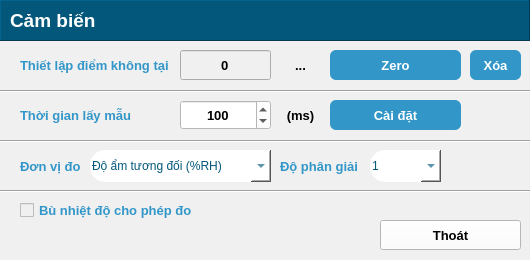
<?xml version="1.0" encoding="UTF-8"?>
<ui version="4.0">
 <class>FrmDeviceConfig</class>
 <widget class="QMainWindow" name="FrmDeviceConfig">
  <property name="geometry">
   <rect>
    <x>0</x>
    <y>0</y>
    <width>530</width>
    <height>260</height>
   </rect>
  </property>
  <property name="windowTitle">
   <string>MainWindow</string>
  </property>
  <property name="styleSheet">
   <string notr="true">background-color: rgb(240,240, 240);</string>
  </property>
  <widget class="QWidget" name="centralwidget">
   <widget class="QPushButton" name="pushButton_cancel">
    <property name="geometry">
     <rect>
      <x>380</x>
      <y>220</y>
      <width>141</width>
      <height>30</height>
     </rect>
    </property>
    <property name="font">
     <font>
      <pointsize>10</pointsize>
      <bold>true</bold>
     </font>
    </property>
    <property name="styleSheet">
     <string notr="true">background-color: rgb(255, 255, 255);</string>
    </property>
    <property name="text">
     <string>Thoát</string>
    </property>
   </widget>
   <widget class="Line" name="line">
    <property name="geometry">
     <rect>
      <x>0</x>
      <y>140</y>
      <width>530</width>
      <height>3</height>
     </rect>
    </property>
    <property name="orientation">
     <enum>Qt::Horizontal</enum>
    </property>
   </widget>
   <widget class="QLabel" name="label_11">
    <property name="geometry">
     <rect>
      <x>20</x>
      <y>105</y>
      <width>121</width>
      <height>20</height>
     </rect>
    </property>
    <property name="font">
     <font>
      <pointsize>10</pointsize>
      <bold>true</bold>
     </font>
    </property>
    <property name="styleSheet">
     <string notr="true">color: rgb(50, 150, 200);</string>
    </property>
    <property name="text">
     <string>Thời gian lấy mẫu</string>
    </property>
   </widget>
   <widget class="QSpinBox" name="spinBox_sampleTime">
    <property name="geometry">
     <rect>
      <x>180</x>
      <y>100</y>
      <width>91</width>
      <height>30</height>
     </rect>
    </property>
    <property name="font">
     <font>
      <pointsize>10</pointsize>
      <bold>true</bold>
     </font>
    </property>
    <property name="styleSheet">
     <string notr="true">background-color: rgb(255, 255, 255);</string>
    </property>
    <property name="alignment">
     <set>Qt::AlignCenter</set>
    </property>
    <property name="minimum">
     <number>1</number>
    </property>
    <property name="maximum">
     <number>65535</number>
    </property>
    <property name="value">
     <number>100</number>
    </property>
   </widget>
   <widget class="QToolButton" name="toolButton_setSampleTime">
    <property name="geometry">
     <rect>
      <x>330</x>
      <y>100</y>
      <width>131</width>
      <height>30</height>
     </rect>
    </property>
    <property name="font">
     <font>
      <pointsize>10</pointsize>
      <bold>true</bold>
     </font>
    </property>
    <property name="styleSheet">
     <string notr="true">QToolButton{
color: rgb(255, 255, 255);
background-color: rgb(50, 150, 200);
border: none;
border-style: outset;
border-width: 0px;
border-radius: 6px;
}
QToolButton:hover{
background-color: rgb(120, 210, 240);
color: rgb(255, 255, 255);
}</string>
    </property>
    <property name="text">
     <string>Cài đặt</string>
    </property>
    <property name="iconSize">
     <size>
      <width>50</width>
      <height>50</height>
     </size>
    </property>
    <property name="toolButtonStyle">
     <enum>Qt::ToolButtonTextOnly</enum>
    </property>
    <property name="autoRaise">
     <bool>true</bool>
    </property>
   </widget>
   <widget class="QLabel" name="label_zeroText">
    <property name="geometry">
     <rect>
      <x>20</x>
      <y>55</y>
      <width>161</width>
      <height>20</height>
     </rect>
    </property>
    <property name="font">
     <font>
      <pointsize>10</pointsize>
      <bold>true</bold>
     </font>
    </property>
    <property name="styleSheet">
     <string notr="true">color: rgb(50, 150, 200);</string>
    </property>
    <property name="text">
     <string>Thiết lập điểm không tại</string>
    </property>
   </widget>
   <widget class="QToolButton" name="toolButton_setZero">
    <property name="geometry">
     <rect>
      <x>330</x>
      <y>50</y>
      <width>131</width>
      <height>30</height>
     </rect>
    </property>
    <property name="font">
     <font>
      <pointsize>10</pointsize>
      <bold>true</bold>
     </font>
    </property>
    <property name="styleSheet">
     <string notr="true">QToolButton{
color: rgb(255, 255, 255);
background-color: rgb(50, 150, 200);
border: none;
border-style: outset;
border-width: 0px;
border-radius: 6px;
}
QToolButton:hover{
background-color: rgb(120, 210, 240);
color: rgb(255, 255, 255);
}</string>
    </property>
    <property name="text">
     <string>Zero</string>
    </property>
    <property name="iconSize">
     <size>
      <width>50</width>
      <height>50</height>
     </size>
    </property>
    <property name="toolButtonStyle">
     <enum>Qt::ToolButtonTextOnly</enum>
    </property>
    <property name="autoRaise">
     <bool>true</bool>
    </property>
   </widget>
   <widget class="QFrame" name="frame">
    <property name="geometry">
     <rect>
      <x>0</x>
      <y>0</y>
      <width>530</width>
      <height>41</height>
     </rect>
    </property>
    <property name="styleSheet">
     <string notr="true">background-color: rgb(2,87, 122);</string>
    </property>
    <property name="frameShape">
     <enum>QFrame::Panel</enum>
    </property>
    <property name="frameShadow">
     <enum>QFrame::Raised</enum>
    </property>
    <widget class="QLabel" name="label_Name">
     <property name="geometry">
      <rect>
       <x>10</x>
       <y>6</y>
       <width>431</width>
       <height>28</height>
      </rect>
     </property>
     <property name="font">
      <font>
       <family>Arial</family>
       <pointsize>14</pointsize>
       <bold>true</bold>
      </font>
     </property>
     <property name="styleSheet">
      <string notr="true">color: rgb(255, 255, 255);</string>
     </property>
     <property name="text">
      <string>Cảm biến</string>
     </property>
    </widget>
   </widget>
   <widget class="Line" name="line_2">
    <property name="geometry">
     <rect>
      <x>0</x>
      <y>90</y>
      <width>530</width>
      <height>3</height>
     </rect>
    </property>
    <property name="orientation">
     <enum>Qt::Horizontal</enum>
    </property>
   </widget>
   <widget class="QToolButton" name="toolButton_clearZero">
    <property name="geometry">
     <rect>
      <x>470</x>
      <y>50</y>
      <width>51</width>
      <height>30</height>
     </rect>
    </property>
    <property name="font">
     <font>
      <pointsize>10</pointsize>
      <bold>true</bold>
     </font>
    </property>
    <property name="styleSheet">
     <string notr="true">QToolButton{
color: rgb(255, 255, 255);
background-color: rgb(50, 150, 200);
border: none;
border-style: outset;
border-width: 0px;
border-radius: 6px;
}
QToolButton:hover{
background-color: rgb(120, 210, 240);
color: rgb(255, 255, 255);
}</string>
    </property>
    <property name="text">
     <string>Xóa</string>
    </property>
    <property name="iconSize">
     <size>
      <width>50</width>
      <height>50</height>
     </size>
    </property>
    <property name="toolButtonStyle">
     <enum>Qt::ToolButtonTextOnly</enum>
    </property>
    <property name="autoRaise">
     <bool>true</bool>
    </property>
   </widget>
   <widget class="QLabel" name="label_12">
    <property name="geometry">
     <rect>
      <x>280</x>
      <y>156</y>
      <width>81</width>
      <height>21</height>
     </rect>
    </property>
    <property name="font">
     <font>
      <pointsize>10</pointsize>
      <bold>true</bold>
     </font>
    </property>
    <property name="styleSheet">
     <string notr="true">color: rgb(50, 150, 200);</string>
    </property>
    <property name="text">
     <string>Độ phân giải</string>
    </property>
   </widget>
   <widget class="QComboBox" name="comboBox_unit">
    <property name="geometry">
     <rect>
      <x>90</x>
      <y>150</y>
      <width>181</width>
      <height>32</height>
     </rect>
    </property>
    <property name="font">
     <font>
      <pointsize>10</pointsize>
      <italic>true</italic>
      <bold>true</bold>
     </font>
    </property>
    <property name="layoutDirection">
     <enum>Qt::LeftToRight</enum>
    </property>
    <property name="styleSheet">
     <string notr="true">QComboBox{
color: rgb(2, 87, 122);
background-color: rgb(255, 255, 255);
border: none;
border-style: outset;
border-width: 0px;
border-top-left-radius: 15px;
border-bottom-left-radius: 15px;
}

QComboBox::drop-down{
width: 20;
}
QComboBox:hover{
background-color: rgb(25, 149, 173);
color: rgb(255, 255, 255);
}</string>
    </property>
    <property name="editable">
     <bool>true</bool>
    </property>
    <item>
     <property name="text">
      <string>Độ ẩm tương đối (%RH)</string>
     </property>
    </item>
    <item>
     <property name="text">
      <string>Độ ẩm tuyệt đối (g/m3)</string>
     </property>
    </item>
   </widget>
   <widget class="QComboBox" name="comboBox_resolution">
    <property name="geometry">
     <rect>
      <x>370</x>
      <y>150</y>
      <width>71</width>
      <height>32</height>
     </rect>
    </property>
    <property name="font">
     <font>
      <pointsize>10</pointsize>
      <italic>true</italic>
      <bold>true</bold>
     </font>
    </property>
    <property name="layoutDirection">
     <enum>Qt::LeftToRight</enum>
    </property>
    <property name="styleSheet">
     <string notr="true">QComboBox{
color: rgb(2, 87, 122);
background-color: rgb(255, 255, 255);
border: none;
border-style: outset;
border-width: 0px;
border-top-left-radius: 15px;
border-bottom-left-radius: 15px;
}
QComboBox::drop-down{
width: 20;
}
QComboBox:hover{
background-color: rgb(25, 149, 173);
color: rgb(255, 255, 255);
}</string>
    </property>
    <property name="editable">
     <bool>true</bool>
    </property>
    <item>
     <property name="text">
      <string>1</string>
     </property>
    </item>
    <item>
     <property name="text">
      <string>0.1</string>
     </property>
    </item>
    <item>
     <property name="text">
      <string>0.01</string>
     </property>
    </item>
    <item>
     <property name="text">
      <string>0.001</string>
     </property>
    </item>
   </widget>
   <widget class="QLabel" name="label_13">
    <property name="geometry">
     <rect>
      <x>20</x>
      <y>156</y>
      <width>61</width>
      <height>20</height>
     </rect>
    </property>
    <property name="font">
     <font>
      <pointsize>10</pointsize>
      <bold>true</bold>
     </font>
    </property>
    <property name="styleSheet">
     <string notr="true">color: rgb(50, 150, 200);</string>
    </property>
    <property name="text">
     <string>Đơn vị đo</string>
    </property>
   </widget>
   <widget class="Line" name="line_3">
    <property name="geometry">
     <rect>
      <x>0</x>
      <y>190</y>
      <width>530</width>
      <height>3</height>
     </rect>
    </property>
    <property name="orientation">
     <enum>Qt::Horizontal</enum>
    </property>
   </widget>
   <widget class="QLineEdit" name="lineEdit_Zero">
    <property name="geometry">
     <rect>
      <x>180</x>
      <y>50</y>
      <width>91</width>
      <height>30</height>
     </rect>
    </property>
    <property name="font">
     <font>
      <pointsize>10</pointsize>
      <bold>true</bold>
     </font>
    </property>
    <property name="text">
     <string>0</string>
    </property>
    <property name="alignment">
     <set>Qt::AlignCenter</set>
    </property>
   </widget>
   <widget class="QLabel" name="label_Unit">
    <property name="geometry">
     <rect>
      <x>276</x>
      <y>57</y>
      <width>49</width>
      <height>16</height>
     </rect>
    </property>
    <property name="font">
     <font>
      <pointsize>10</pointsize>
      <bold>true</bold>
     </font>
    </property>
    <property name="text">
     <string>...</string>
    </property>
    <property name="alignment">
     <set>Qt::AlignCenter</set>
    </property>
   </widget>
   <widget class="QLabel" name="label_Unit_2">
    <property name="geometry">
     <rect>
      <x>276</x>
      <y>107</y>
      <width>49</width>
      <height>16</height>
     </rect>
    </property>
    <property name="font">
     <font>
      <pointsize>10</pointsize>
      <bold>true</bold>
     </font>
    </property>
    <property name="text">
     <string>(ms)</string>
    </property>
    <property name="alignment">
     <set>Qt::AlignCenter</set>
    </property>
   </widget>
   <widget class="QCheckBox" name="checkBox_tempCompensation">
    <property name="geometry">
     <rect>
      <x>20</x>
      <y>200</y>
      <width>191</width>
      <height>20</height>
     </rect>
    </property>
    <property name="font">
     <font>
      <pointsize>10</pointsize>
      <bold>true</bold>
     </font>
    </property>
    <property name="styleSheet">
     <string notr="true">color: rgb(50, 150, 200);</string>
    </property>
    <property name="text">
     <string>Bù nhiệt độ cho phép đo</string>
    </property>
   </widget>
  </widget>
 </widget>
 <resources/>
 <connections/>
</ui>
